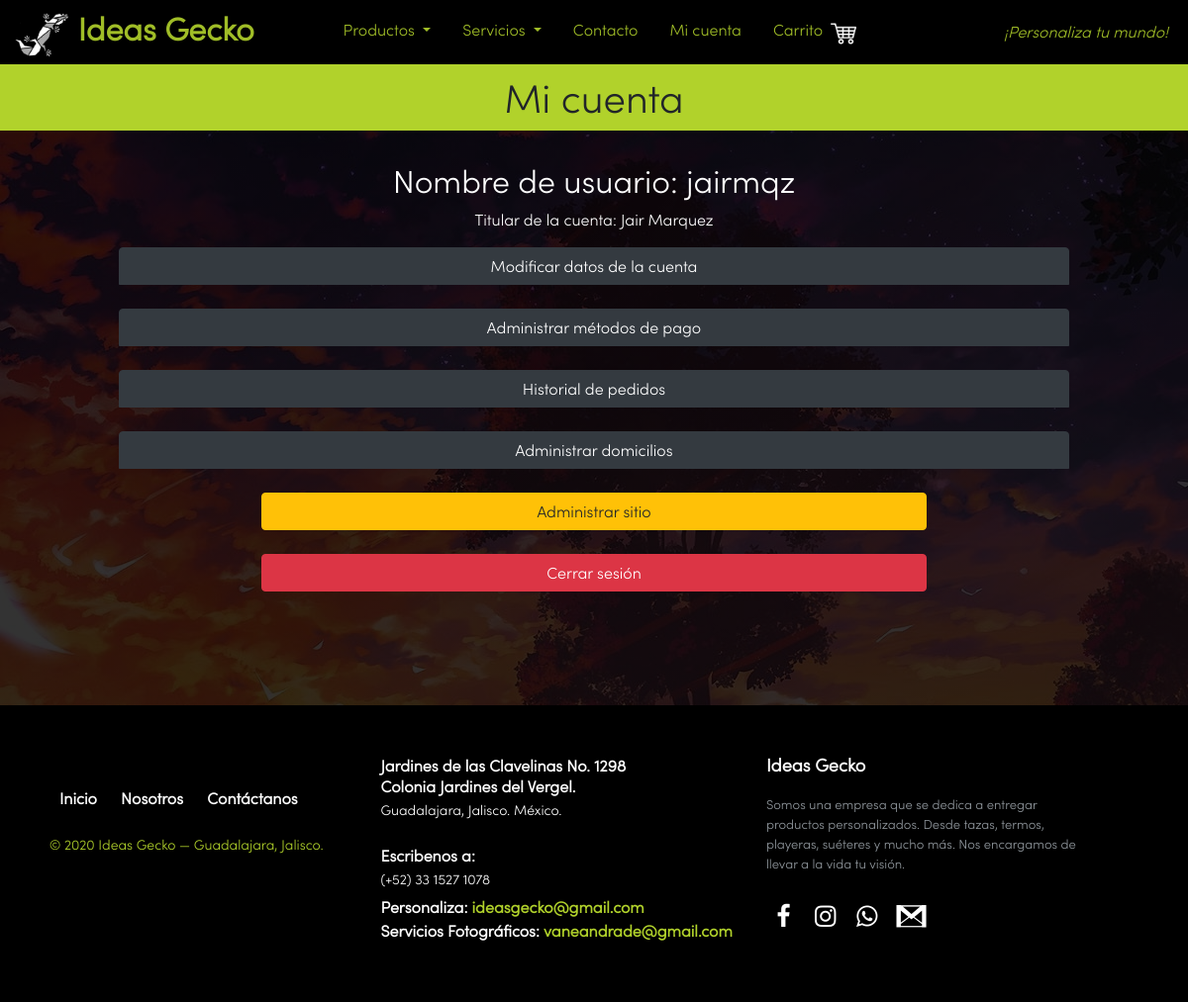
The page /micuenta.php (signed in) on the database its author committed.
### tables this page shows
CREATE TABLE `usuarios` (
  `id_usuario` int(11) NOT NULL AUTO_INCREMENT,
  `username` varchar(20) NOT NULL,
  `password` varchar(45) NOT NULL,
  `id_rol` int(11) NOT NULL,
  `telefono` varchar(12) NOT NULL,
  `correo` varchar(50) NOT NULL,
  `apellido` varchar(45) NOT NULL,
  `nombre` varchar(20) NOT NULL,
  `RFC` varchar(45) DEFAULT NULL,
  `cambio_usuario` int(2) NOT NULL,
  PRIMARY KEY (`id_usuario`)
);

### micuenta.php (the view, shortened to what this page needs)
<?php
include("config/conexion.php");
?>
<!DOCTYPE html>
<html lang="en">
<head>
    <link href="Bootstrap/css/bootstrap.min.css" rel="stylesheet">
    <link href="CSS/geckonavbar_style.css" rel="stylesheet">
    <link href="CSS/estilos.css" rel="stylesheet">
    <link href="CSS/productos.css" rel="stylesheet">
    <link href="CSS/dropdowns.css" rel="stylesheet">
    <link href="CSS/Icons/fontello-e1be2622/css/fontello.css" rel="stylesheet">
</head>
<body>
	<?php include 'menu.php'; ?>
	<link href="CSS/dropdowns.css" rel="stylesheet">
		<div style="height: 64px"></div>
		<h1>Mi cuenta</h1>
		<div style="text-align: center;color: white;width: 80vw;margin:auto; padding-bottom: 100px;">
			<?php
				$username = $_SESSION['login_user_sys'];
				$consulta= "SELECT * FROM usuarios WHERE username='" . $username . "'";
				$result= mysqli_query($conexion,$consulta);
				$fila_user = mysqli_fetch_array($result);
				$nombre = $fila_user['nombre'];
				$apellido = $fila_user['apellido'];
				$usuario = $fila_user['username'];
				$id_usuario = $fila_user['id_usuario'];
				$rol = $fila_user['id_rol'];
			?>
			<br>
			<h2>Nombre de usuario: <?php echo $usuario; ?></h2>
 			<p>Titular de la cuenta: <?php echo $nombre ." ". $apellido; ?></p>
			<?php
				echo "<button class='btn btn-dark' onclick='dropMenu(`datosCuenta`)'>Modificar datos de la cuenta</button>
						<div id='datosCuenta' class='dropMenu' style='display:none;'>
						  <table class='tabla_admin'>
						  	<form name='modifyForm' method='post' onsubmit='return confirmModifyUser()'>
					          <tr><td>Nombres           </td> <td><input type='text' name='new_nombres'   value='" . $fila_user['nombre']   . "' required minlength='4'></td></tr>
					          <tr><td>Apellidos         </td> <td><input type='text' name='new_apellidos' value='" . $fila_user['apellido'] . "' ></td></tr>
					          <tr><td>Telefono          </td> <td><input type='text' name='new_telefono'  value='" . $fila_user['telefono'] . "' placeholder='10 dígitos*' required pattern='[0-9]{10}' maxlength='10'></td></tr>
					          <tr><td>Correo electrónico</td> <td>" . $fila_user['correo']                                                  . "  </td></tr>
					          <tr><td>Nombre de usuario </td> <td>" . $fila_user['username']                                                . "  </td></tr>
					          <tr><td>RFC               </td> <td><input type='text' name='new_RFC'  value='" . $fila_user['RFC'] . "'></td></tr>
					          <tr><td>Contraseña</td><td><input id='contrasena' type='password' name='new_contrasena' value='" . $fila_user['password'] . "'></td></tr>
					          <tr><td>Repetir contraseña</td><td><input id='contrasena2' type='password' name='new_contrasena2' onclick='color(this)' value='" . $fila_user['password'] . "'></td></tr>
					          <tr><td><input type='checkbox' onclick='showPass()'>&nbsp Mostrar<br>contraseña</td>
					          	  <td><button class='btn btn-success' type='submit' name='modificado' value='". $id_usuario ."'>Modificar</button></td>
					          </tr>
					        </form>
				          </table>
				        </div><br><br>";
				echo '<button class="btn btn-dark"  onclick="dropMenu(`metodosP`)">Administrar métodos de pago</button>
					  <div id="metodosP" class="dropMenu" style="display:none;">
						<table class="tabla_admin"><tr><th>Titular</th><th>Número de tarjeta</th><th>Expira</th><th></th></tr>';
				echo '</table></div><br><br>';
				echo "<button class='btn btn-dark' style='width: 100%' onclick='dropMenu(`historial`)'>Historial de pedidos</button>
						<div id='historial' class='dropMenu' style='display:none;'>
							<table class='tabla_admin'>
								<tr><th>ID</th> <th>Método de Pago</th> <th>Dirección</th> <th>Destinatario</th> <th>Teléfono</th> <th>Fecha</th> <th></th></tr>";
				echo		"</table>
						</div><br><br>";
				echo "<button class='btn btn-dark' style='width: 100%' onclick='dropMenu(`domicilios`)'>Administrar domicilios</button>
				      <div id='domicilios' class='dropMenu' style='display:none;'>
				      	<table class='tabla_admin'>
				      		<tr> <th>ID</th> <th>Ciudad</th> <th>Colonia</th> <th>Calle</th> <th>Número</th> <th>CP</th> <th></th> </tr>";
				echo   "</table></div><br><br>";
				if ($rol == 1){
					echo '<a href="admin.php"><button class="btn btn-warning" style="width:70%;">Administrar sitio</button></a><br><br>';
			}
				echo ' <form action="" method="POST">
					<input style="width: 70%;font-size:1rem" type="submit" value="Cerrar sesión" name="logout" class="btn btn-danger">
				</form>	' ;
			?>
		</div>
</body>
</html>

### CSS/estilos.css (style rules this page uses)
* { font-family: 'Sofiapro'; }
button, [type="button"], [type="reset"], [type="submit"] { -webkit-appearance: none; }

### CSS/productos.css (style rules this page uses)
* { font-family: 'Sofiapro'; }
body { background-color: rgb(27,27,27); background: linear-gradient( rgba(0, 0, 0, 0.8), rgba(0, 0, 0, 0.8) ), url('../Images/creativekidswallpaper.jpg'); }
h1 { text-align: center; padding: 10px; background-color: rgb(177,210,43); }
button { font-size: 0.5vw; }

### CSS/dropdowns.css (style rules this page uses)
.btn-dark { width: 100%; border-radius: 4px 4px 0 0; }

### CSS/footer.css (style rules this page uses)
footer { bottom: 0; }
.footer-distributed { background-color: #000; box-sizing: border-box; width: 100%; text-align: left; font: bold 16px sans-serif; padding: 50px 50px 60px 50px; margin-top: 15px; }
.footer-distributed .footer-left, .footer-distributed .footer-center, .footer-distributed .footer-right { display: inline-block; vertical-align: top; }
.footer-distributed .footer-left { width: 30%; }
.footer-distributed .footer-links { color: #ffffff; margin: 20px 0 12px; }
.footer-distributed .footer-links a { display:inline-block; line-height: 1.8; text-decoration: none; color: inherit; padding: 10px; }
.footer-distributed .footer-company-name { color: #B1D22B; font-size: 14px; font-weight: normal; margin: 0; }
.footer-distributed .footer-center { width: 35%; }
.footer-distributed .footer-center p { display: inline-block; color: #ffffff; vertical-align: middle; margin:0; }
.footer-distributed .footer-center p span { display:block; font-weight: normal; font-size:14px; line-height:2; }
.footer-distributed .footer-center p a { color: #B1D22B; text-decoration: none;; }
.footer-distributed .footer-right { width: 30%; }
.footer-distributed .footer-company-about { line-height: 20px; color: #92999f; font-size: 13px; font-weight: normal; margin: 0; }
.footer-distributed .footer-company-about span { display: block; color: #ffffff; font-size: 18px; font-weight: bold; margin-bottom: 20px; }
.footer-distributed .footer-icons { margin-top: 25px; }
.footer-distributed .footer-icons a { display: inline-block; width: 35px; height: 35px; cursor: pointer; background-color: transparent; border-radius: 2px; font-size: 25px; color: #ffffff; text-align: center; line-height: 35px; margin-right: 3px; margin-bottom: 10px; }

### rows shown on the page
usuarios: username "jairmqz", nombre "Jair", apellido "Marquez"
